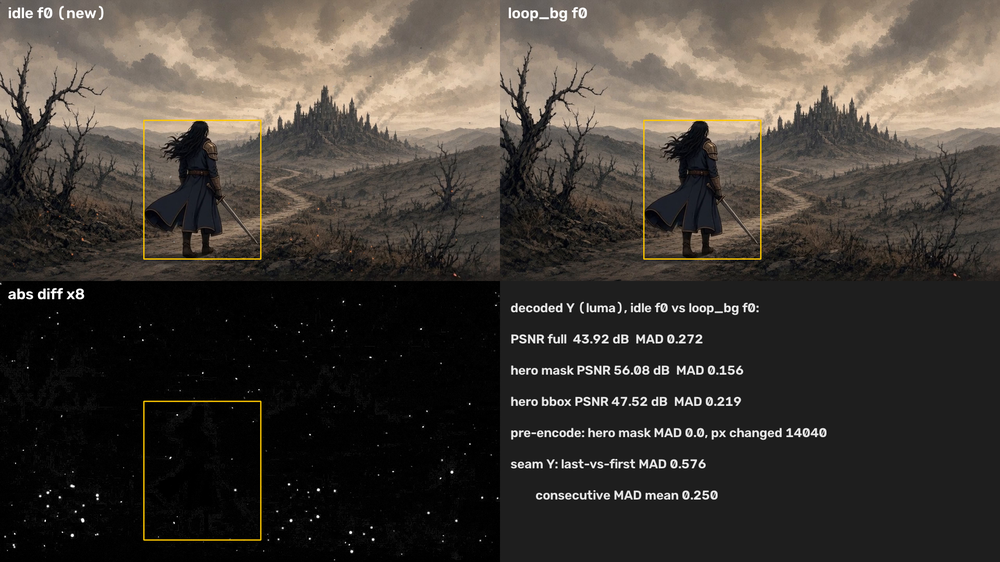
#> input picture docs_art/title_screen/src_idle/compare_f0.png, 1000 x 562 px, shrunk from 1920 x 1080 before the run
$ python -i oneblade.py   (imports and definitions only)
#> lines starting #> are read from the running program, lines starting #| are printed output that depends on the picture; after the words box and inside, x2 and y2 are one past the last pixel; in counts of white or black regions, pixels touching at a corner belong together
#> further down, picture is the input picture: PIL image 1000x562 RGB; mean R, G, B 66.1, 60.3, 54.2
# side frames: when a blade sticks out in front (right of the chest), delete blade-like streaks behind the body (PixelLab sometimes draws a second sword / grey smear)
import numpy as np
from PIL import Image
from scipy import ndimage
def steel(a):
    r,g,b,al=[a[...,i].astype(int) for i in range(4)];mx=np.maximum(np.maximum(r,g),b);mn=np.minimum(np.minimum(r,g),b)
    return (al>0)&(mn>85)&(mx-mn<45)
def fix(im):
    a=np.array(im.convert('RGBA'));al=a[...,3]>0;ys,xs=np.nonzero(al)
#> after `al = a[..., 3] > 0`: al: shape (562, 1000) bool; every value is 1
    # chest x = median x of the dark body pixels in the torso band
    band=al.copy();band[:ys.min()+25]=0;band[ys.min()+70:]=0;cx=np.median(np.nonzero(band)[1])
#> after `band[:ys.min() + 25] = 0`:
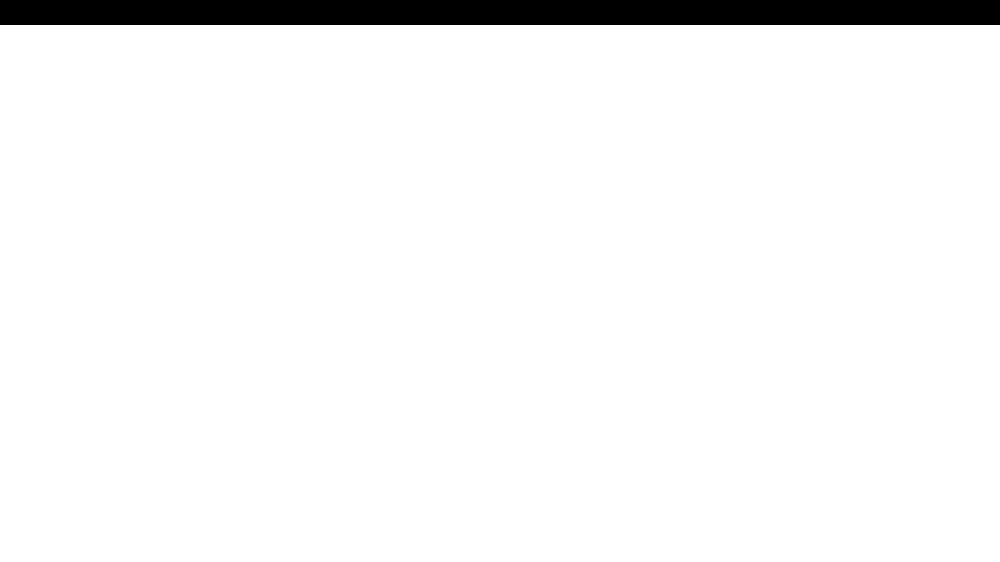
#> band: shape (562, 1000) bool; 95.6% white; 1 black region, box (x1, y1, x2, y2) and area: (0, 0, 1000, 25) 25000
#> after `band[ys.min() + 70:] = 0`:
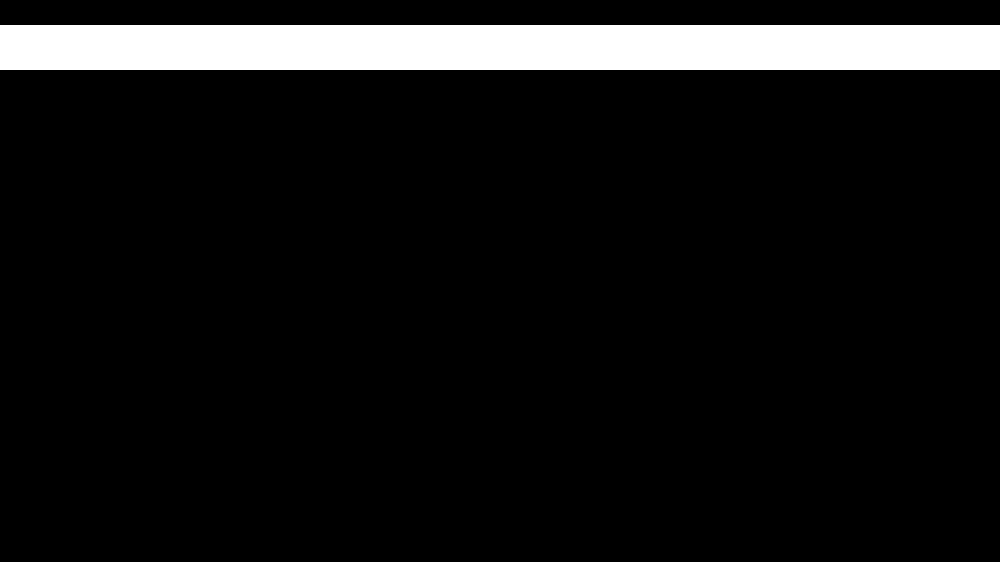
#> band: shape (562, 1000) bool; 8% white; 1 white region, box (x1, y1, x2, y2) and area: (0, 25, 1000, 70) 45000
#> after `cx = np.median(np.nonzero(band)[1])`: cx = 499.5
    st=steel(a);lab,n=ndimage.label(st,structure=np.ones((3,3)))
#> in steel, `r, g, b, al = [a[..., i].astype(int) for i in range(4)]`: al: shape (562, 1000) int64; every value is 255
#> in steel, `return (al>0)&(mn>85)&(mx-mn<45)`: returned value: shape (562, 1000) bool; 19.5% white; 1286 white regions (1055 under 20 px), largest, box (x1, y1, x2, y2) and area: (0, 0, 1000, 158) 79634, (288, 121, 504, 179) 3628, (788, 121, 1000, 179) 3603
#> after `lab, n = ndimage.label(st, structure=np.ones((3, 3)))`:
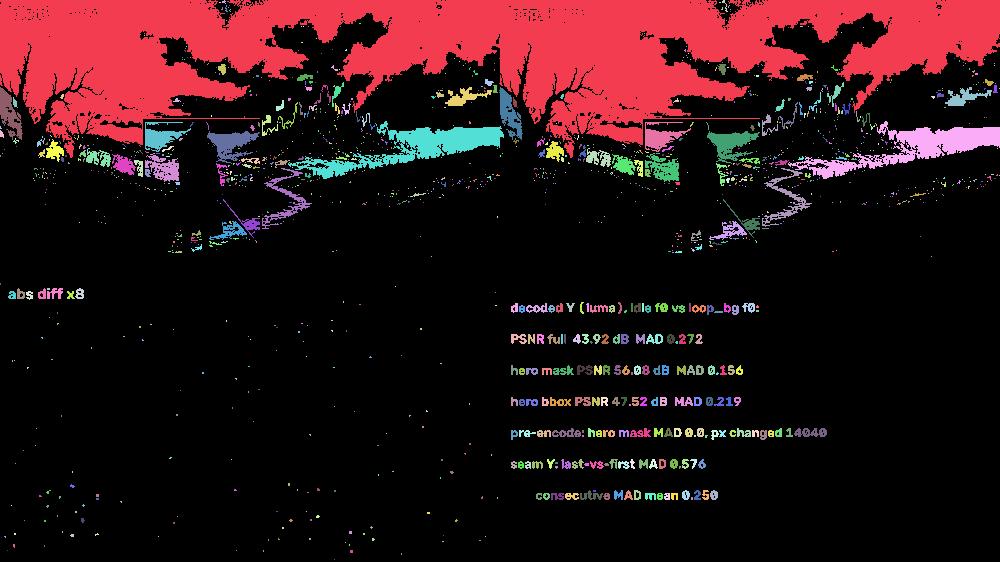
#> lab: shape (562, 1000) int32; 1287 distinct labels, from 0 to 1286; one colour per label, 0 black
#> after `lab, n = ndimage.label(st, structure=np.ones((3, 3)))`: n = 1286
    comps=[(lab==i) for i in range(1,n+1)];front=[c for c in comps if c.sum()>=25 and np.nonzero(c)[1].mean()>cx+20]
#> after `comps = [lab == i for i in range(1, n + 1)]`: comps = 1286 items
#> after `front = [c for c in comps if c.sum() >= 25 and np.nonzero(c)[1].mean()`: front = 160 items
    if not front: return im,0
    k=0;core=ndimage.binary_erosion(al,iterations=2);lab2,n2=ndimage.label(core)
#> after `core = ndimage.binary_erosion(al, iterations=2)`:
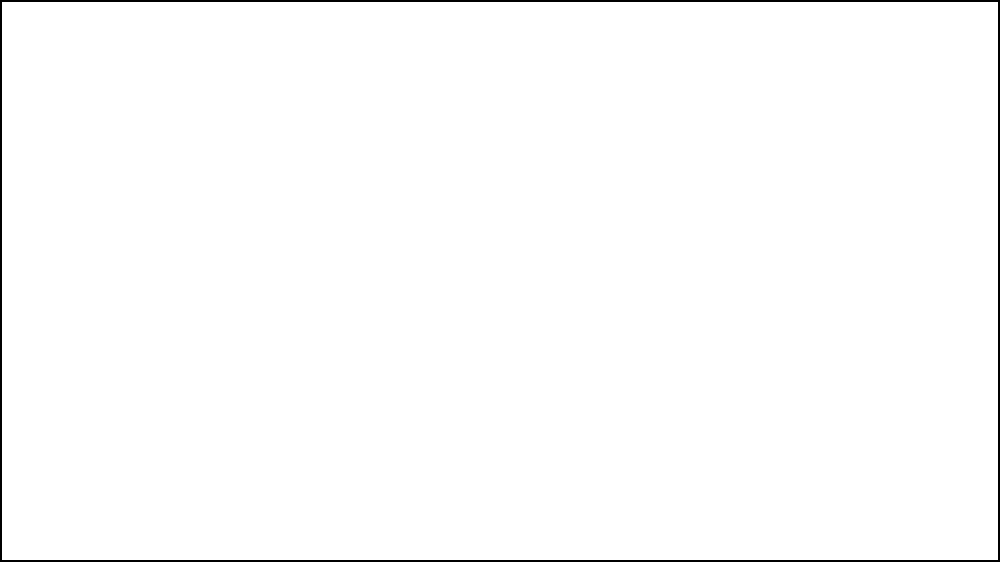
#> core: shape (562, 1000) bool; 98.9% white; 1 black region, box (x1, y1, x2, y2) and area: (0, 0, 1000, 562) 6232
#> after `lab2, n2 = ndimage.label(core)`: n2 = 1
    if n2: core=ndimage.binary_dilation(lab2==(np.bincount(lab2.ravel())[1:].argmax()+1),iterations=1)
#> core: shape (562, 1000) bool; 99.4% white; black in thin lines or dots
    for c in comps:
        yy,x=np.nonzero(c)
        if c.sum()>=12 and x.mean()<cx-12:
            r=np.zeros_like(c);r[max(0,yy.min()-4):yy.max()+5,0:x.max()+3]=1  # blade + its dark outline
            kill=r&al&~core;kill|=c;a[kill]=0;k+=int(kill.sum())
#> this loop made 1286 passes
#> k on passes 1, 68, 72, 101, 123, 133, 138, 140, 141, 164, 167, 170: 79920, 80001, 80029, 80113, 80236, 80268, 80303, 80917, 81307, 81349, 81393, 81434
#> (yy, x) on passes 2, 4, 5, 6, 7, 8: ([0, 1, 1, 1, 1, 2, 2, 2, 3], [224, 222, 223, 224, 225, 222, 223, 224, 225]), ([2, 2], [219, 220]), ([2, 2], [719, 720]), ([5, 6, 7, 8, 8, 9, 10, 10, 11, 11], [226, 226, 225, 225, 226, 226, 225, 226, 226, 227]), ([5], [229]), ([5, 6, 7], [729, 728, 728])
#> pass 1, in fix, `kill |= c`:
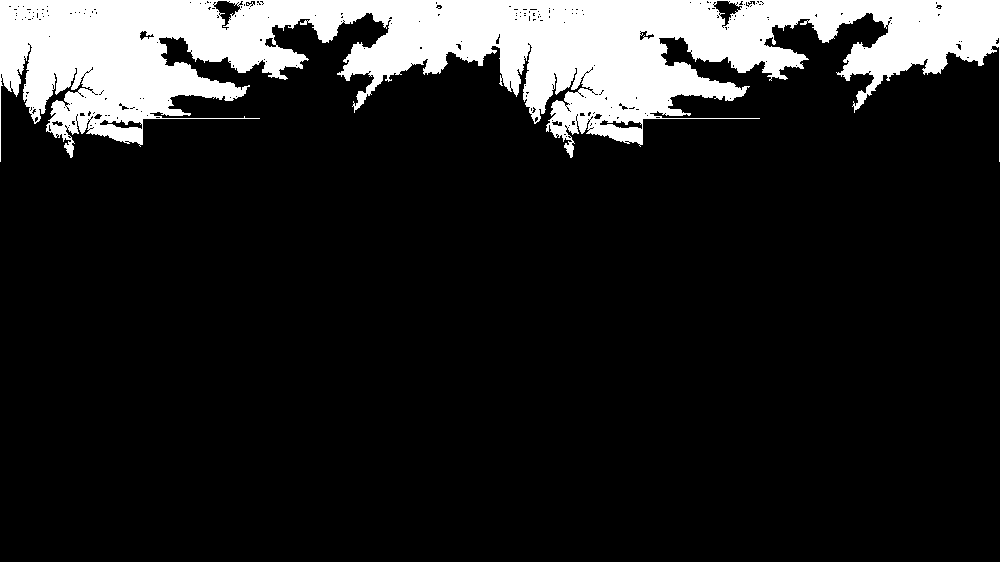
#> kill: shape (562, 1000) bool; 14.2% white; 1 white region, box (x1, y1, x2, y2) and area: (0, 0, 1000, 162) 79920
#> after the loop:
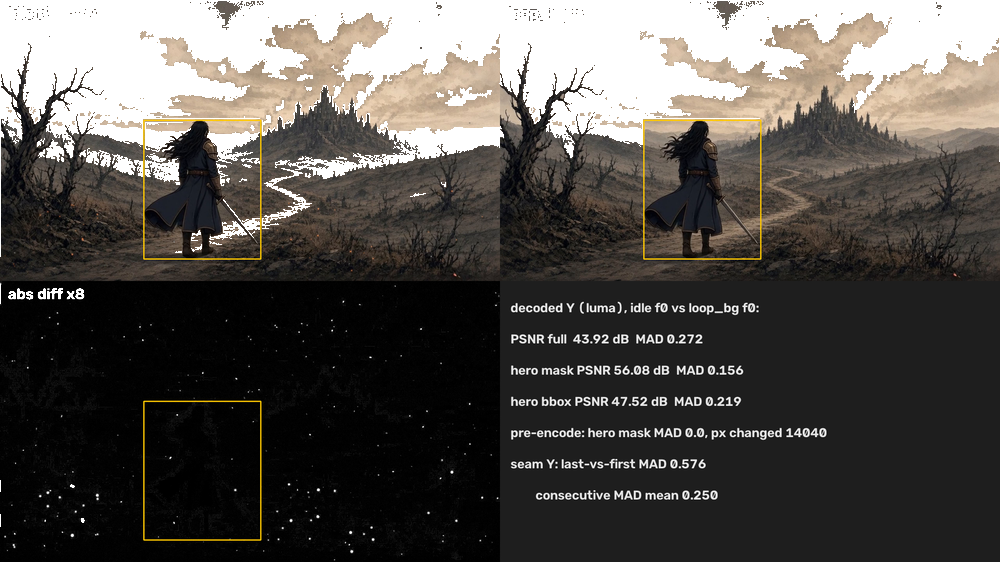
#> a: shape (562, 1000, 4); mean R, G, B, A 43.1, 39.5, 35.6, 214; transparent parts drawn white
#> after the loop: kill: shape (562, 1000) bool; 0% white in thin lines or dots, all inside (x1, y1, x2, y2) = (0, 514, 85, 527)
#> after the loop:
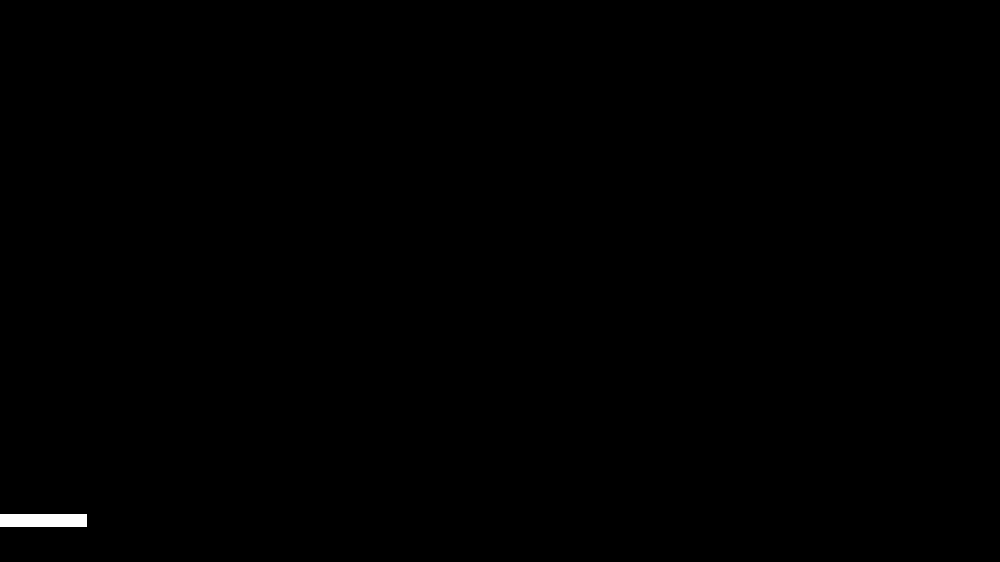
#> r: shape (562, 1000) bool; 0.2% white; 1 white region, box (x1, y1, x2, y2) and area: (0, 514, 87, 527) 1131
#> after the loop, k = 91606
    return Image.fromarray(a),k

>>> from PIL import Image
>>> picture = Image.open('../../../../docs_art/title_screen/src_idle/compare_f0.png')
>>> result = fix(picture)
